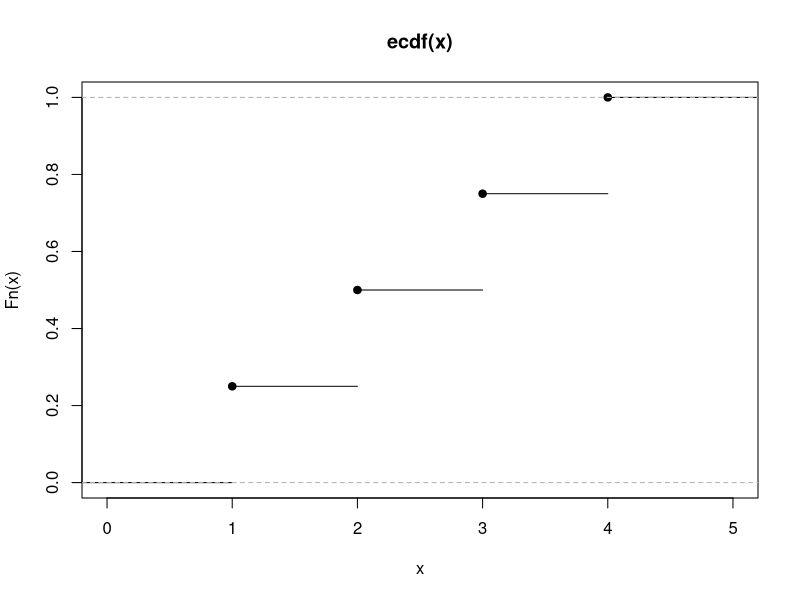
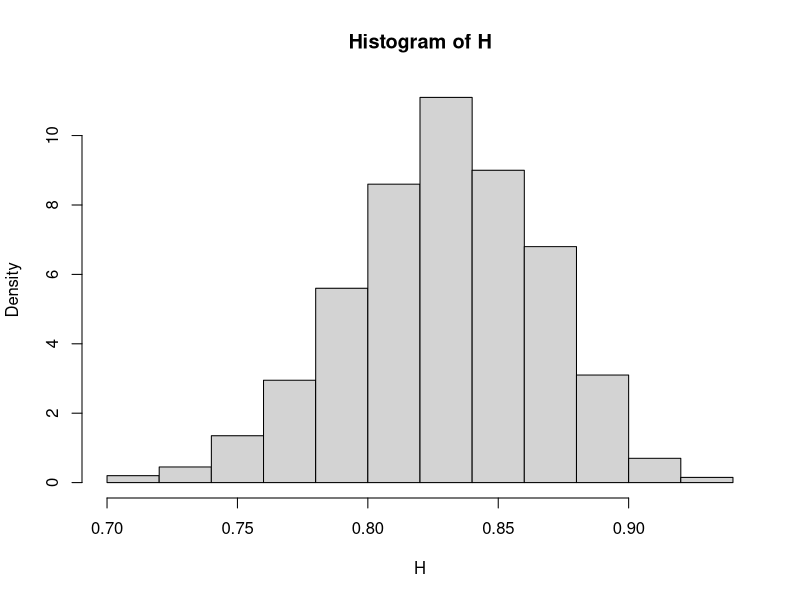
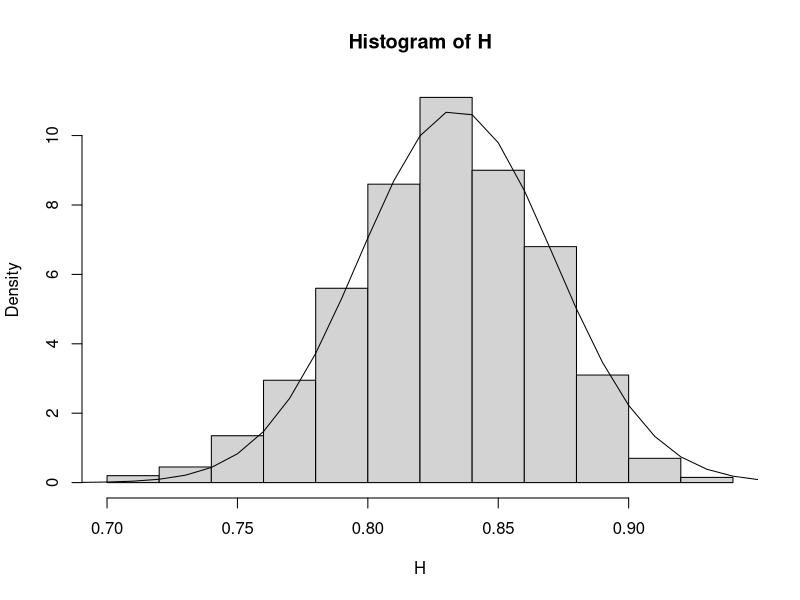

Reproduce these figures in R, in order.
## ---- chunk 1
sample(1:3,replace=TRUE,20)
## ---- chunk 2
sample(1:3,prob=c(1/6,1/3,1/2),replace=TRUE,20)
## ---- chunk 3
runif(10)
## ---- chunk 4
for (i in 1:3) {print(c(i,i^2))}
## ---- chunk 5
x=c(); for (i in 1:5) x[i]=i^2; x
## ---- chunk 6
if (1==2) print("1 ist gleich 2") else print("1 ist ungleich 2.")
## ---- chunk 7
i=1; while( i<4) {i=i+1;print(i)}
print(c(i, "end"))
## ---- chunk 8
square = function(x) x^2
square(10)
## ---- chunk 9
# (a+b)^2=a^2+b^2 (freshman's dream)
## ---- chunk 10
x=1:4
ecdf(x)(1);ecdf(x)(2.5)
plot(ecdf(x))
## ---- chunk 11
sample(1:49, replace=FALSE, 6)
## ---- chunk 12
runif(100, min=-1, max=1)
## ---- chunk 13
i=1; while(sample(0:1,1)) i=i+1;
i
## ---- chunk 14
geo = function(){
 i=1
 while(sample(0:1,1)) i=i+1
 i
}
## ---- chunk 15
geo()
## ---- chunk 16
rgeom(10,1/2)
?rgeom
rnbinom(10,1/2,size=5)
?rnbinom
## ---- chunk 17
# single experiment with outcome TRUE/FALSE (1/0)
single=function(){
  R=sample(1:6,1) # red dice
  G=sample(1:6,1) # green dice
  G != R
}

# n-fold repetition of the single experiment
n=1000; H=0
for (i in 1:n) {
  H=H+single()
}
H/n
## ---- chunk 18
mean(sample(1:6,n,replace=TRUE)!=
sample(1:6,n,replace=TRUE))
## ---- chunk 19
N=1000; H=rep(0,N); n=100
for (j in 1:N) {
  for (i in 1:n) {
   H[j]=H[j]+single()
  }
  H[j]=H[j]/n
}
## ---- chunk 20
hist(H, prob=TRUE)
## ---- chunk 21
mean(H); sd(H)
## ---- chunk 22
median(x); IQR(x)
## ---- chunk 23
2*sd(H); 1/sqrt(n)
mean(H>=mean(H)-2*sd(H) & H<= mean(H)+ 2*sd(H))
mean(H>=mean(H)-1/sqrt(n) & H<= mean(H)+ 1/sqrt(n))
## ---- chunk 24
hist(H, prob=TRUE); plot( function(x) dnorm(x, mean(H), sd(H)), add=TRUE)
